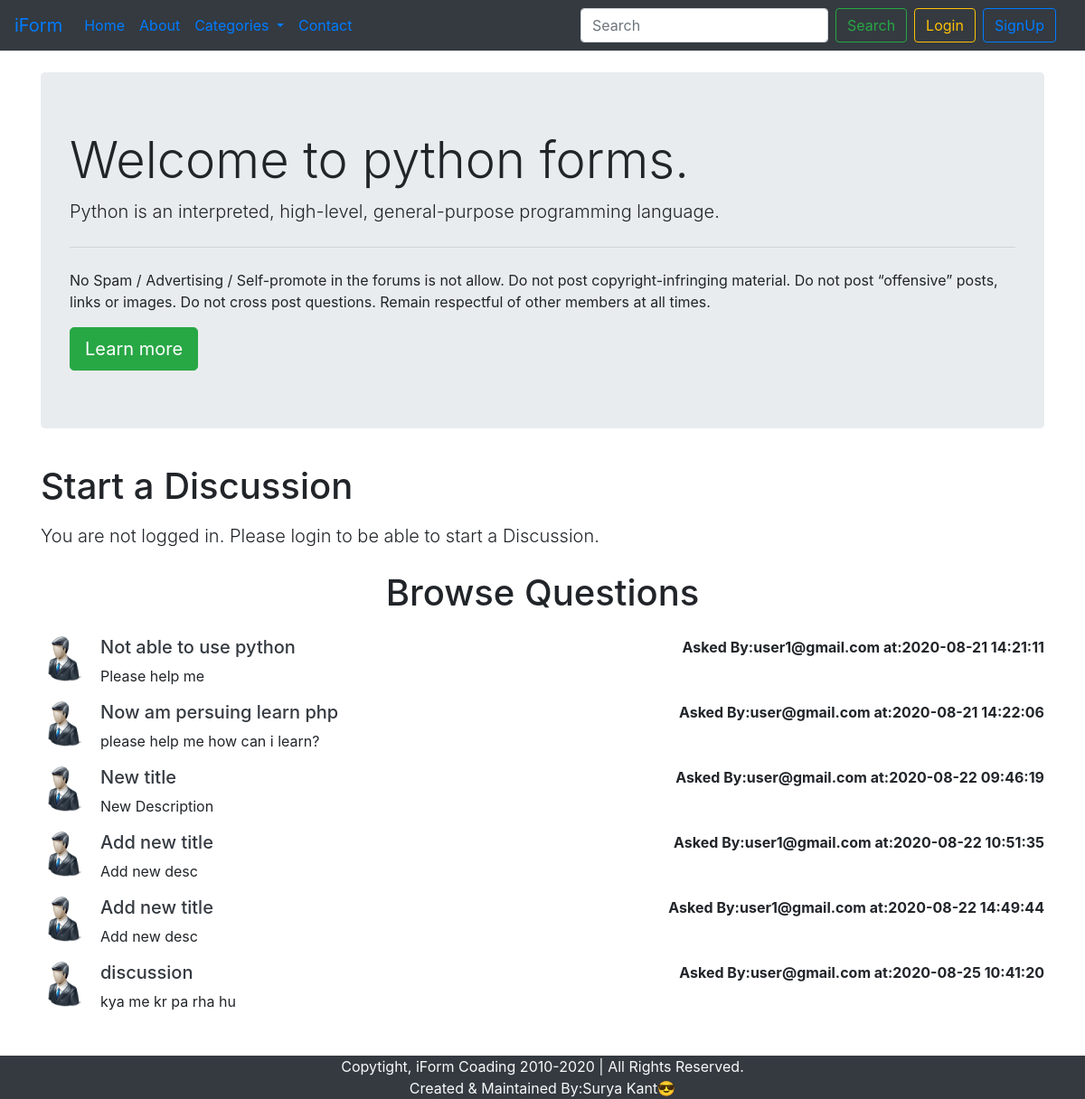
Screenshot of /threadslist.php?catid=1 with the database file from the repository.
### tables this page shows
CREATE TABLE `tb_iform` (
  `c_id` int(11) NOT NULL,
  `c_name` varchar(255) NOT NULL,
  `c_desc` varchar(255) NOT NULL,
  `created` datetime DEFAULT current_timestamp()
);

CREATE TABLE `tb_threads` (
  `t_id` int(7) NOT NULL,
  `t_title` varchar(255) NOT NULL,
  `t_desc` text NOT NULL,
  `t_cat_id` int(7) NOT NULL,
  `t_user_id` int(7) NOT NULL,
  `timestamp` datetime NOT NULL DEFAULT current_timestamp()
);

CREATE TABLE `tb_user` (
  `sno` int(8) NOT NULL,
  `user_email` varchar(30) NOT NULL,
  `user_pass` varchar(255) NOT NULL,
  `timestamp` datetime NOT NULL DEFAULT current_timestamp()
);

### threadslist.php (the view, shortened to what this page needs)
<!doctype html>
<html lang="en">
      <head>
            <link rel="stylesheet" href="https://stackpath.bootstrapcdn.com/bootstrap/4.5.2/css/bootstrap.min.css"
>
      </head>
      <body>
            <?php require '.\sub-dir\_header.php'?>
            <?php
                        $id = $_GET['catid'];
                        $sql = "SELECT * FROM tb_iform WHERE c_id=$id";
                        $result = mysqli_query($con,$sql) or die(mysqli_error($con));
                        while($row = mysqli_fetch_assoc($result)){
                              $catname  = $row['c_name'];
                              $catdesc  = $row['c_desc'];
                        }
            ?>
            <div class="container my-4">
                  <div class="jumbotron">
                        <h1 class="display-4">Welcome to <?php echo $catname;?> forms.</h1>
                        <p class="lead"><?php echo $catdesc;?></p>
                        <hr class="my-4">
                        <p>No Spam / Advertising / Self-promote in the forums is not allow.
                        Do not post copyright-infringing material.
                        Do not post “offensive” posts, links or images.
                        Do not cross post questions.
                        Remain respectful of other members at all times.</p>
                        <a class="btn btn-success btn-lg" href="#" role="button">Learn more</a>
                  </div>
            </div>
            <?php
                  if(isset($_SESSION['loggined']) && $_SESSION['loggined']=="true"){
                  echo '
                        <div class="container">
                              <h1 class="py-2 text-center">Start a Discussion</h1>
                              <form action="'.  $_SERVER["REQUEST_URI"].'" method="post">
                                    <div class="form-group">
                                          <label for="title">Problem Title</label>
                                          <input type="text" class="form-control" id="title" name="title" aria-describedby="emailHelp">
                                          <small id="emailHelp" class="form-text text-muted">Keep your title as short and crisp as possible.</small>
                                    </div>
                                    <input type="hidden" name="sno" value="'.$_SESSION["sno"].'">
                                    <div class="form-group">
                                          <label for="desc">Elaborate Your Problem</label>
                                          <textarea class="form-control" id="desc" name="desc" rows="3"></textarea>
                                    </div>
                                    <button type="submit" name="submit " class="btn btn-success">Submit</button>
                              </form>
                        </div>';
                  }
                  else{
                        echo '<div class="container">
                                    <h1 class="py-2">Start a Discussion</h1>
                                    <p class="lead">You are not logged in. Please login to be able to start a Discussion.</p>
                              </div>';
                  }
            ?>
            <div class="container mb-5" id="ques">
                  <h1 class="py-2 text-center">Browse Questions</h1>
                  <?php
                        $id = $_GET['catid'];
                        $sql = "SELECT * FROM tb_threads WHERE t_cat_id=$id";
                        $result = mysqli_query($con,$sql) or die(mysqli_error($con));
                        while($row = mysqli_fetch_assoc($result)){
                              $id = $row['t_id'];
                              $title  = $row['t_title'];
                              $desc  = $row['t_desc'];
                              $t_time  = $row['timestamp'];
                              $t_user_id  = $row['t_user_id'];
                              $sql2 = "SELECT user_email from tb_user WHERE sno='$t_user_id'";
                              $result2 = mysqli_query($con,$sql2) or die(mysqli_error($con));
                              $row2 = mysqli_fetch_assoc($result2);
                              echo '
                                    <div class="media my-3">
                                          <img src=".\img\userdemo.png" width="50px" height="50px" class="mr-3" alt="...">
                                          <div class="media-body">'.
                                                '<h5 class="mt-0"><a class="text-dark" href=".\thread.php?threadid='.$id.'">'.$title.'</a></h5>
                                                '.$desc.'</div>'.'<div class="font-weight-bold my-0">Asked By:'.$row2['user_email'].' at:'.$t_time.'</div>'.
                                    '</div>';
                        }
                  ?>
            </div>
            <?php require '.\sub-dir\_footer.php'?>
      </body>
</html>

### threadslist.php (style rules this page uses)
#ques { min-height:433px; }

### rows the page displays
tb_iform: c_name "python", c_desc "Python is an interpreted, high-level, general-purpose programming language."
tb_threads: t_title "Not able to use python", t_desc "Please help me", tb_user.user_email "user1@gmail.com", timestamp "2020-08-21 14:21:11"
tb_threads: t_title "Now am persuing learn php", t_desc "please help me how can i learn?", tb_user.user_email "user@gmail.com", timestamp "2020-08-21 14:22:06"
tb_threads: t_title "New title", t_desc "New Description", tb_user.user_email "user@gmail.com", timestamp "2020-08-22 09:46:19"
tb_threads: t_title "Add new title", t_desc "Add new desc", tb_user.user_email "user1@gmail.com", timestamp "2020-08-22 10:51:35"
tb_threads: t_title "Add new title", t_desc "Add new desc", tb_user.user_email "user1@gmail.com", timestamp "2020-08-22 14:49:44"
tb_threads: t_title "discussion", t_desc "kya me kr pa rha hu", tb_user.user_email "user@gmail.com", timestamp "2020-08-25 10:41:20"
